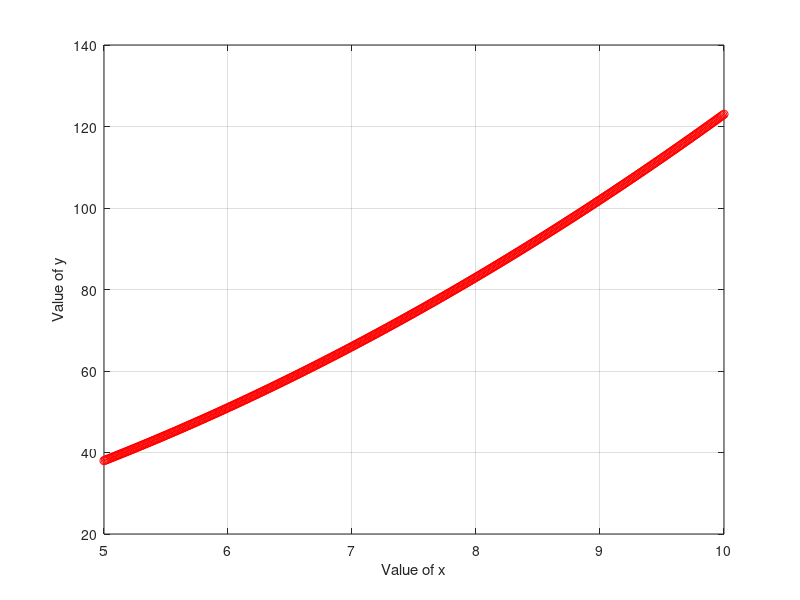

Here is the MATLAB script that generated this plot:
clc;
clear all;
x=5:0.01:10;
y=(x.^2+2*x+3);
m=y(1:length(x)-1);
n=diff(x);
o=diff(y);
R_Area=m.*n;
T_Area=0.5.*diff(x).*diff(y);
a=R_Area+T_Area;
Total_sum=sum(a)
%y(1)
%y(2)
%y(3)
%y(4)
%y(5)
yl=@(x)(x.^2+2.*x+3);
B=quadl(yl,5,10)
figure;
plot(x,y,'-ro')
xlabel('Value of x')
ylabel('Value of y')
grid on








